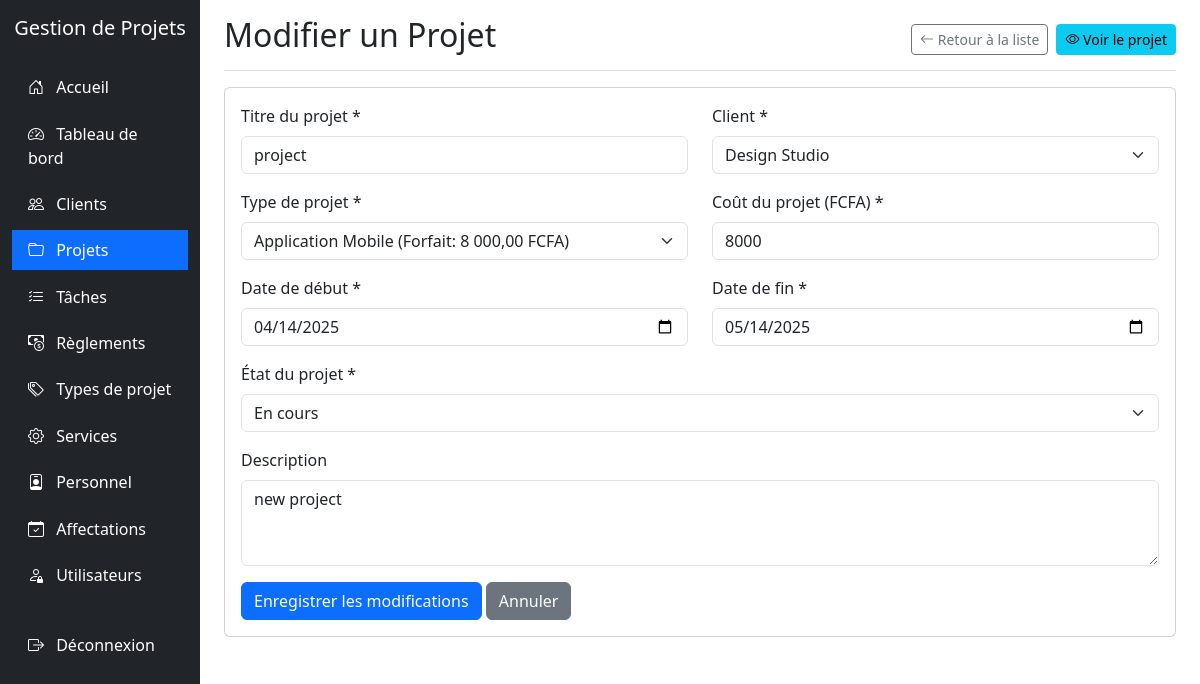
Screenshot of /projets/edit.php?id=5 (signed in) with the database file from the repository.
### tables this page shows
CREATE TABLE IF NOT EXISTS `projet` (
  `IdProjet` int NOT NULL AUTO_INCREMENT,
  `TitreProjet` varchar(255) NOT NULL,
  `DescriptionProjet` varchar(255) DEFAULT NULL,
  `CoutProjet` int DEFAULT NULL,
  `DateDebutProjet` date DEFAULT NULL,
  `DateFinProjet` date DEFAULT NULL,
  `EtatProjet` int DEFAULT NULL,
  `IdClient` int DEFAULT NULL,
  `IdTypeProjet` int DEFAULT NULL,
  PRIMARY KEY (`IdProjet`),
  KEY `IdClient` (`IdClient`),
  KEY `IdTypeProjet` (`IdTypeProjet`),
  CONSTRAINT `projet_ibfk_1` FOREIGN KEY (`IdClient`) REFERENCES `client` (`IdClient`),
  CONSTRAINT `projet_ibfk_2` FOREIGN KEY (`IdTypeProjet`) REFERENCES `typeprojet` (`IdTypeProjet`)
);

CREATE TABLE IF NOT EXISTS `client` (
  `IdClient` int NOT NULL AUTO_INCREMENT,
  `NomClient` varchar(255) NOT NULL,
  `AdresseClient` varchar(255) DEFAULT NULL,
  `EmailClient` varchar(255) DEFAULT NULL,
  `TelClient` varchar(255) DEFAULT NULL,
  PRIMARY KEY (`IdClient`)
);

CREATE TABLE IF NOT EXISTS `typeprojet` (
  `IdTypeProjet` int NOT NULL AUTO_INCREMENT,
  `LibelleTypeProjet` varchar(255) NOT NULL,
  `ForfaitCoutTypeProjet` int DEFAULT NULL,
  PRIMARY KEY (`IdTypeProjet`)
);

### projets/edit.php (the view, shortened to what this page needs)
<?php
require_once '../config.php';
$id = $_GET['id'];
$clientsSql = "SELECT * FROM CLIENT ORDER BY NomClient";
$clientsResult = mysqli_query($conn, $clientsSql);
$typesSql = "SELECT * FROM TYPEPROJET ORDER BY LibelleTypeProjet";
$typesResult = mysqli_query($conn, $typesSql);
$sql = "SELECT * FROM PROJET WHERE IdProjet = $id";
$result = mysqli_query($conn, $sql);
$projet = mysqli_fetch_assoc($result);
?>
<!DOCTYPE html>
<html lang="fr">
<head>
    <link href="../libs/bootstrap@5.3.0-alpha1/dist/css/bootstrap.min.css" rel="stylesheet">
    <link rel="stylesheet" href="../libs/bootstrap-icons-1.10.0/font/bootstrap-icons.css">
</head>
<body>
    <div class="container-fluid">
        <div class="row">
            <div class="col-md-3 col-lg-2 d-md-block sidebar collapse">
                <div class="position-sticky pt-3">
                    <div class="text-center mb-4">
                        <h5 class="text-white">Gestion de Projets</h5>
                    </div>
                    <ul class="nav flex-column">
                        <li class="nav-item">
                            <a class="nav-link" href="../index.php">
                                <i class="bi bi-house-door"></i> Accueil
                            </a>
                        </li>
                        <li class="nav-item">
                            <a class="nav-link" href="../dashboard/index.php">
                                <i class="bi bi-speedometer2"></i> Tableau de bord
                            </a>
                        </li>
                        <li class="nav-item">
                            <a class="nav-link" href="../clients/index.php">
                                <i class="bi bi-people"></i> Clients
                            </a>
                        </li>
                        <li class="nav-item">
                            <a class="nav-link active" href="../projets/index.php">
                                <i class="bi bi-folder"></i> Projets
                            </a>
                        </li>
                        <li class="nav-item">
                            <a class="nav-link" href="../taches/index.php">
                                <i class="bi bi-list-check"></i> Tâches
                            </a>
                        </li>
                        <li class="nav-item">
                            <a class="nav-link" href="../reglements/index.php">
                                <i class="bi bi-cash-coin"></i> Règlements
                            </a>
                        </li>
                        <li class="nav-item">
                            <a class="nav-link" href="../typesprojet/index.php">
                                <i class="bi bi-tags"></i> Types de projet
                            </a>
                        </li>
                        <li class="nav-item">
                            <a class="nav-link" href="../services/index.php">
                                <i class="bi bi-gear"></i> Services
                            </a>
                        </li>
                        <li class="nav-item">
                            <a class="nav-link" href="../personnel/index.php">
                                <i class="bi bi-person-badge"></i> Personnel
                            </a>
                        </li>
                        <li class="nav-item">
                            <a class="nav-link" href="../affectations/index.php">
                                <i class="bi bi-calendar-check"></i> Affectations
                            </a>
                        </li>
                        <?php if ($_SESSION['role'] == 'admin'): ?>
                        <li class="nav-item">
                            <a class="nav-link" href="../utilisateurs/index.php">
                                <i class="bi bi-person-lock"></i> Utilisateurs
                            </a>
                        </li>
                        <?php endif; ?>
                        <li class="nav-item mt-4">
                            <a class="nav-link" href="../logout.php">
                                <i class="bi bi-box-arrow-right"></i> Déconnexion
                            </a>
                        </li>
                    </ul>
                </div>
            </div>
            <div class="col-md-9 ms-sm-auto col-lg-10 px-md-4">
                <div class="d-flex justify-content-between flex-wrap flex-md-nowrap align-items-center pt-3 pb-2 mb-3 border-bottom">
                    <h1 class="h2">Modifier un Projet</h1>
                    <div class="btn-toolbar mb-2 mb-md-0">
                        <a href="index.php" class="btn btn-sm btn-outline-secondary me-2">
                            <i class="bi bi-arrow-left"></i> Retour à la liste
                        </a>
                        <a href="view.php?id=<?php echo $id; ?>" class="btn btn-sm btn-info">
                            <i class="bi bi-eye"></i> Voir le projet
                        </a>
                    </div>
                </div>
                <div class="card">
                    <div class="card-body">
                        <form method="post" action="edit.php?id=<?php echo $id; ?>">
                            <div class="row">
                                <div class="col-md-6 mb-3">
                                    <label for="titreProjet" class="form-label">Titre du projet *</label>
                                    <input type="text" class="form-control" id="titreProjet" name="titreProjet" value="<?php echo htmlspecialchars($projet['TitreProjet']); ?>" required>
                                </div>
                                <div class="col-md-6 mb-3">
                                    <label for="idClient" class="form-label">Client *</label>
                                    <select class="form-select" id="idClient" name="idClient" required>
                                        <?php
                                        mysqli_data_seek($clientsResult, 0);
                                        while($client = mysqli_fetch_assoc($clientsResult)):
                                        ?>
                                        <option value="<?php echo $client['IdClient']; ?>" <?php echo $projet['IdClient'] == $client['IdClient'] ? 'selected' : ''; ?>>
                                            <?php echo htmlspecialchars($client['NomClient']); ?>
                                        </option>
                                        <?php endwhile; ?>
                                    </select>
                                </div>
                            </div>
                            <div class="row">
                                <div class="col-md-6 mb-3">
                                    <label for="idTypeProjet" class="form-label">Type de projet *</label>
                                    <select class="form-select" id="idTypeProjet" name="idTypeProjet" required>
                                        <?php
                                        mysqli_data_seek($typesResult, 0);
                                        while($type = mysqli_fetch_assoc($typesResult)):
                                        ?>
                                        <option value="<?php echo $type['IdTypeProjet']; ?>" <?php echo $projet['IdTypeProjet'] == $type['IdTypeProjet'] ? 'selected' : ''; ?>>
                                            <?php echo htmlspecialchars($type['LibelleTypeProjet']); ?>
                                            (Forfait: <?php echo number_format($type['ForfaitCoutTypeProjet'], 2, ',', ' '); ?> FCFA)
                                        </option>
                                        <?php endwhile; ?>
                                    </select>
                                </div>
                                <div class="col-md-6 mb-3">
                                    <label for="coutProjet" class="form-label">Coût du projet (FCFA) *</label>
                                    <input type="number" class="form-control" id="coutProjet" name="coutProjet" min="0" step="100" value="<?php echo $projet['CoutProjet']; ?>" required>
                                </div>
                            </div>
                            <div class="row">
                                <div class="col-md-6 mb-3">
                                    <label for="dateDebutProjet" class="form-label">Date de début *</label>
                                    <input type="date" class="form-control" id="dateDebutProjet" name="dateDebutProjet" value="<?php echo $projet['DateDebutProjet']; ?>" required>
                                </div>
                                <div class="col-md-6 mb-3">
                                    <label for="dateFinProjet" class="form-label">Date de fin *</label>
                                    <input type="date" class="form-control" id="dateFinProjet" name="dateFinProjet" value="<?php echo $projet['DateFinProjet']; ?>" required>
                                </div>
                            </div>
                            <div class="mb-3">
                                <label for="etatProjet" class="form-label">État du projet *</label>
                                <select class="form-select" id="etatProjet" name="etatProjet" required>
                                    <option value="1" <?php echo $projet['EtatProjet'] == 1 ? 'selected' : ''; ?>>En cours</option>
                                </select>
                            </div>
                            <div class="mb-3">
                                <label for="descriptionProjet" class="form-label">Description</label>
                                <textarea class="form-control" id="descriptionProjet" name="descriptionProjet" rows="3"><?php echo htmlspecialchars($projet['DescriptionProjet']); ?></textarea>
                            </div>
                            <button type="submit" class="btn btn-primary">Enregistrer les modifications</button>
                            <a href="index.php" class="btn btn-secondary">Annuler</a>
                        </form>
                    </div>
                </div>
            </div>
        </div>
    </div>
</body>
</html>

### projets/edit.php (style rules this page uses)
.sidebar { min-height: 100vh; background-color: #212529; }
.sidebar .nav-link { color: #fff; padding: 0.5rem 1rem; margin: 0.2rem 0; }
.sidebar .nav-link.active { background-color: #0d6efd; }
.sidebar .nav-link i { margin-right: 0.5rem; }

### rows the page displays
projet: titreProjet "project", idClient "Design Studio", idTypeProjet "Application Mobile (Forfait: 8 000,00 FCFA)", coutProjet "8000", dateDebutProjet "04/14/2025", dateFinProjet "05/14/2025", etatProjet "En cours", descriptionProjet "new project"
